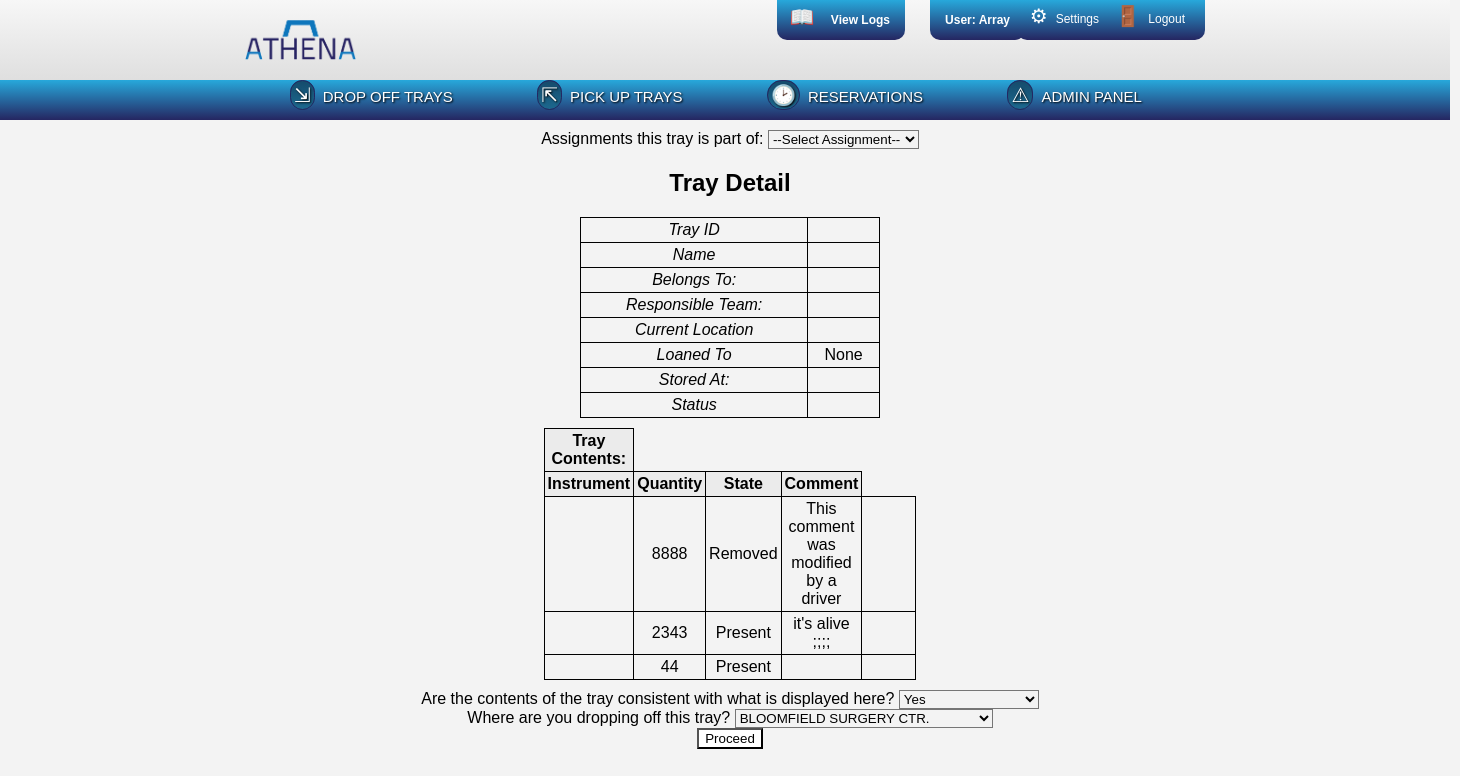
Screenshot of /www/dropoffTray.php?tid=1 (signed in) with the database file from the repository.
### tables this page shows
create table if not exists traycont 
( tray_id   int(10)      not null,
  inst_id   int(10)      not null,
  quant     int(4)       not null default 1,
  state     varchar(20)  not null default 'p',      
  cmt       varchar(255) not null default '' ,      
  unique index (tray_id, inst_id)
);

### www/utils/dbConnector.php (called while the page is built, shortened)
<?php
	class dbConnector implements dbConnectInfo {
		protected static $server = dbConnectInfo::HOST;
		protected static $db = dbConnectInfo::DBNAME;
		protected static $user = dbConnectInfo::USER;
		protected static $pass = dbConnectInfo::PW;
		public function doConnect() {
			$hookup = mysqli_connect(self::$server, self::$user, self::$pass, self::$db);
			return $hookup;
		}
	}
?>

### www/dropoffTray.php (the view, shortened to what this page needs)
<?php
	require_once $_SERVER['DOCUMENT_ROOT'] . "/athena/www/utils/htmlUtils.php";
	require_once $_SERVER['DOCUMENT_ROOT'] . "/athena/www/utils/dbWorker.php";
	$worker = new dbWorker();
	$currentTrayId = $_GET['tid'];
	$currentUserId = $_SESSION['userId'];
	$confirmSelector = "<select id='confirm' size='1' onchange='showHide()'>" .
	"<option value='show'>Yes</option>" .
	"<option value='hide'>No, modify contents</option>" .
	"</select>";
	echo "Assignments this tray is part of: ";
	echo $worker->makeAssignmentDropdown($currentTrayId, $currentUserId);
	$sql = "SELECT * FROM trays WHERE tray_id='$currentTrayId'";
	if($result = $worker->query($sql)) {
		$row = mysqli_fetch_assoc($result);
		extract($row);
		echo "<div class='adminTable'>";
		echo "<h2>Tray Detail</h2>";
		$dropoffSelector = $worker->createSelector("sites", "name", "site_id", false, false, true);
		$company = $worker->findCompany($cmp_id, "name");
		$team = $worker->findTeam($team_id, "name");
		$site = $worker->findSite($site_id, "name");
		$loanTeam = $worker->findTeam($loan_team, "name");
		$storage = $worker->findStorage($stor_id, "name");
		if($loanTeam == null) $loanTeam = "None";
		$table = "<table>" .
		"<tr><td><em>Tray ID</em></td><td>$tray_id</td></tr>" .
		"<tr><td><em>Name</em></td><td>$name</td></tr>" .
		"<tr><td><em>Belongs To:</em></td><td>$company</td></tr>" .
		"<tr><td><em>Responsible Team:</em></td><td>$team</td></td></tr>" .
		"<tr><td><em>Current Location</em></td><td>$site</td></tr>" .
		"<tr><td><em>Loaned To</em></td><td>$loanTeam</td></tr>" .
		"<tr><td><em>Stored At: </em></td><td>$storage</td></tr>" .
		"<tr><td><em>Status</em></td><td>$status</td></tr>" .
		"</table>";
		echo "$table";
		$sql = "SELECT * FROM traycont WHERE tray_id='$currentTrayId'";
		if($result = $worker->query($sql)) {
			$traycont = "<table>" .
			"<tr><th>Tray Contents:</th></tr>" .
			"<tr><th>Instrument</th><th>Quantity</th><th>State</th><th>Comment</th></tr>";
			while ($row = mysqli_fetch_assoc($result)) {
				extract($row);
				$instrument = $worker->findInstrument($inst_id, "name");
				$traycont .= "<tr><td>$instrument</td>" .
				"<td>$quant</td><td>$state</td><td>$cmt</td><td class='mod'><a href='/athena/www/trays/editTrayContents.php?iid=$inst_id&mtd=dropoff'>Modify</a></td></tr>";
			}
			$traycont .= "</table>";
			echo "$traycont";
			echo "Are the contents of the tray consistent with what is displayed here? $confirmSelector<br/>";
			$proceedButton = "<form action='signature.php?tid=$tray_id&mtd=dropoff' method='post'>" .
			"Where are you dropping off this tray? $dropoffSelector <br/>".
			"<input id='proceedButton' type='submit' value='Proceed' /> </form>";
			echo $proceedButton;
		}
		echo "</div>";
	} else {
		echo "Error connecting to database";
	}
?>

### www/styles.css (style rules this page uses)
* { background: none repeat scroll 0% 0% transparent; }
body { font-family: helvetica, sans-serif; margin: 0; background: #f3f3f3; overflow-x:hidden; }
input, textarea { background: white; }
.main table, .main th, .main td { margin-top: 10px; margin-bottom: 10px; padding: 3px; max-width: 400px; word-wrap: break-word; border-collapse: collapse; }
.adminTable th, .adminTable td { border: 1px solid black; margin-top: 10px; margin-bottom: 10px; padding: 3px; max-width: 400px; word-wrap: break-word; border-collapse: collapse; }
.adminTable th { background: #EBEBEB; max-width: 500px; }
.main table { width: 300px; margin-left: auto; margin-right: auto; }
.main div { margin-left: auto; margin-right: auto; }

### rows the page displays
traycont: quant "8888", state "Removed", cmt "This comment was modified by a driver"
traycont: quant "2343", state "Present", cmt "it's alive ;;;;"
traycont: quant "44", state "Present"

### other values shown
$userStr "Array"
$loanTeam "None"
form field newsites "BLOOMFIELD SURGERY CTR."
